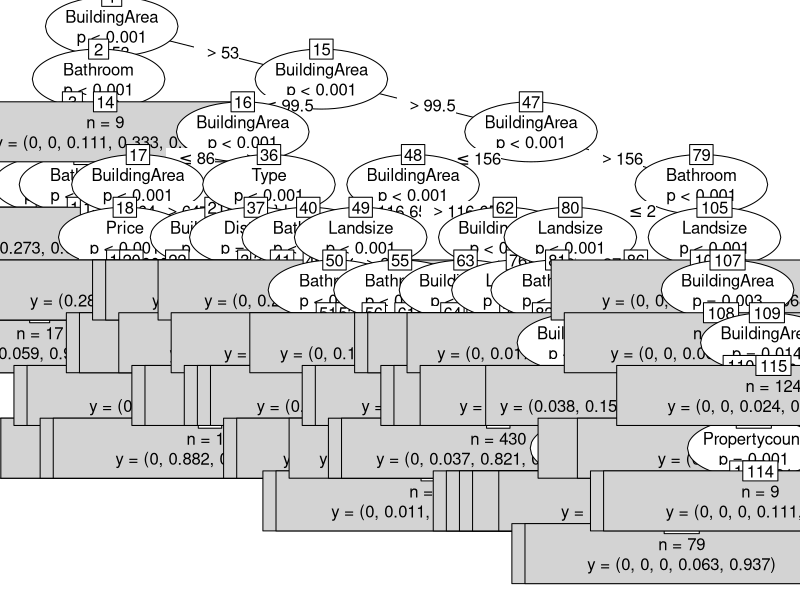

Write the R code that produced this figure.
install.packages("party")
install.packages("e1071")
library(party)
library(e1071)

houses <- read.csv("melb_data_cleaned.csv")
str(houses)

#Categorical to factor
houses <- houses[, c("Rooms", "Type", "Price", "Distance","Bathroom", "Car", "Landsize", "BuildingArea", "Method","Propertycount")]
houses$Type <- as.factor(houses$Type)
houses$Rooms <- as.factor(houses$Rooms)
houses$Method <- as.factor(houses$Method)
str(houses)

#Data splitting
ind <- sample(2,nrow(houses),prob=c(0.8,0.2),replace=TRUE)
train_data <- houses[ind==1, ]
test_data <- houses[ind==2, ]

#Decision Tree
tree_model <- ctree(Rooms ~ ., data = train_data)
plot(tree_model,type="simple")
tree_pred <- predict(tree_model, newdata = test_data)
table(Predicted = tree_pred,Actual = test_data$Rooms)

#SVM
svm_model <- svm(Rooms ~ ., data = train_data, kernel="radial")
svm_pred <- predict(svm_model, newdata = test_data)
table(Predicted = svm_pred,Actual = test_data$Rooms)

#Naive bayes
nb_model <- naiveBayes(Rooms ~ ., data = train_data)
nb_pred <- predict(nb_model, newdata = test_data)
table(Predicted = nb_pred,Actual = test_data$Rooms)

tree_accuracy <- sum(tree_pred == test_data$Rooms) / length(tree_pred)
svm_accuracy <- sum(svm_pred == test_data$Rooms) / length(svm_pred)
nb_accuracy <- sum(nb_pred == test_data$Rooms) / length(nb_pred)
tree_accuracy
svm_accuracy
nb_accuracy
